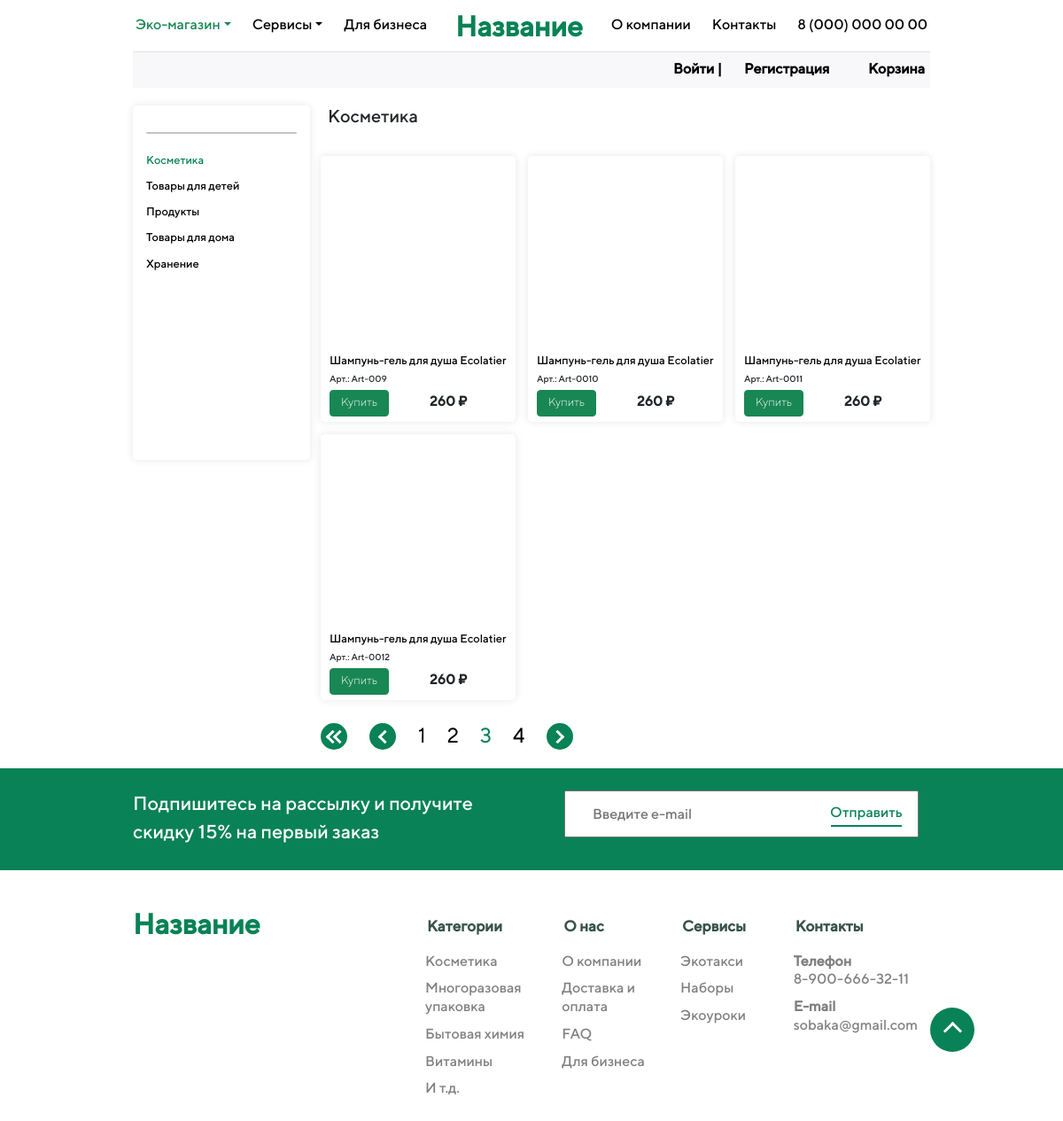
Screenshot of /shop/category/kosmetika/?page=3 with the database file from the repository.
### shop/models.py (models this page shows, shortened)
class Category(models.Model):
    name = models.CharField('Категория', max_length = 100, db_index = True)
    slug = models.SlugField(max_length = 250, unique = True, db_index = True, verbose_name = 'URL')
    def get_absolute_url(self):
        return reverse('category', kwargs = {'cat_slug': self.slug})
    class Meta:
        verbose_name = 'Категория'
        verbose_name_plural = 'Категории'

class ShopProducts(models.Model):
    title = models.CharField('Название', max_length = 50)
    slug = models.SlugField(max_length = 250, unique = True, db_index = True, verbose_name = 'URL')
    photo = models.ImageField(upload_to = "photo/", verbose_name = "Фото")
    description_small = models.CharField('Краткое описание', max_length = 250)
    description_big = models.TextField('Подробное описание')
    date = models.DateTimeField('Дата публикации')
    code = models.CharField('Артикул', max_length = 20)
    price = models.CharField('Цена', max_length = 20)
    manufacturer = models.CharField('Производитель', max_length = 200)
    material = models.CharField('Материал', max_length = 200)
    size = models.CharField('Размер', max_length = 200)
    color = models.CharField('Цвет', max_length = 200)
    time_create = models.DateTimeField(auto_now_add = True, verbose_name = 'Время создания')
    time_update = models.DateTimeField(auto_now = True, verbose_name = 'Время изменения')
    cat = models.ForeignKey('Category', on_delete = models.PROTECT, verbose_name = 'Категория')
    def get_absolute_url(self):
        return reverse('category', kwargs = {'cat_slug': self.slug})
    class Meta:
        verbose_name = 'Товар'
        verbose_name_plural = 'Товары'
        ordering = ['id', 'title', 'code', 'color']

### shop/views.py (the view)
# urls.py: path('category/<slug:cat_slug>/', show_category, name = 'category'),
def show_category(request, cat_slug):
    cats = Category.objects.all()
    subcats = Subcategory.objects.all()
    catss = Category.objects.get(slug = cat_slug)
    products = ShopProducts.objects.filter(cat_id = catss.pk)
    items_on_page = 4
    paginator = Paginator(products, items_on_page)
    page_number = request.GET.get('page')
    page_obj = paginator.get_page(page_number)
    num_pages = paginator.num_pages
    first_five_pages = list()
    if paginator.num_pages >= 5:
        for x in range(1, 6):
            first_five_pages.append(x)
    else:
        for x in range(1, paginator.num_pages + 1):
            first_five_pages.append(x)
    last_five_pages = list()
    for x in range(paginator.num_pages - 4, paginator.num_pages + 1):
        last_five_pages.append(x)
    if paginator.num_pages == 4:
        last_five_pages.pop(0)
    last_page_2 = paginator.num_pages - 2
    last_page = last_page_2 + 2
    context = {
        'products': products,
        'cats': cats,
        'subcats': subcats,
        'cat_slug': cat_slug,
        'page_obj': page_obj,
        'first_five_pages': first_five_pages,
        'last_five_pages': last_five_pages,
        'last_page_2': last_page_2,
        'last_page': last_page,
        'num_pages': num_pages,
    }
    return render(request, 'shop/category.html', context = context)

### shop/templates/shop/category.html (shortened to what this page needs)
{% extends 'main/layout.html' %}
{% block content %}
<div class="shop_body">
    <div class="shop_category">
        <div class="sep_layout_3"></div>
        <ul>
        {% for c in cats %}
            {% if c.slug == cat_slug %}
                <li class="selected">{{c.name}}</li>
            {% else %}
                <li class="not_selected"><a href="{{ c.get_absolute_url }}">{{c.name}}</a></li>
            {% endif %}
        {% endfor %}
        </ul>
    </div>
    <div class="products">
        {% for c in cats %}
            {% if c.slug == cat_slug %}
                <div class="name_category"><h5>{{c.name}}</h5></div>
            {% endif %}
        {% endfor %}
        <ul>
        {% for c in page_obj %}
            <li>
            <br><br><br><br><br><br><br><br><br><br><br>
            <a href="{{ c.get_absolute_url }}">{{c.title}}</a><br>
            <s style="font-size: 80%;">Арт.: {{c.code}}</s><br>
            <button type="button" class="py-0 pb-1 mt-1 btn btn-success"><s style="font-family: 'TT Norms Light';
            font-size: 80%;">Купить</s></button> &nbsp&nbsp&nbsp&nbsp&nbsp&nbsp&nbsp&nbsp&nbsp&nbsp&nbsp&nbsp
                &nbsp&nbsp&nbsp&nbsp<b class="price" style="font-size: 120%;">{{c.price}}</b>
            </li>
        {% endfor %}
        </ul>
    </div>
</div>
{% if page_obj.has_other_pages %}
    <div class="paginator_buttons">
        <ul>
            {% if page_obj.number > 2 %}
                <li class="arrow_paginator1_left"><a title="к первой странице" href="?page=1">
                    <s><i class="arrow_paginator_first_left left"></i><i class="arrow_paginator_first_right left"></i></s></a></li>
            {% endif %}
            {% if page_obj.has_previous %}
                <li class="arrow_paginator1_left"><a title="к предыдущей странице" href="?page={{ page_obj.previous_page_number }}">
                    <s><i class="arrow_paginator2 left"></i></s></a></li>
            {% endif %}
            {% if page_obj.number < 4 %}
                {% for p in first_five_pages %}
                    {% if page_obj.number == p %}
                        <li class="selected"><a>{{ p }}</a></li>
                    {% else %}
                        <li class="not_selected"><a href="?page={{ p }}">{{ p }}</a></li>
                    {% endif %}
                {% endfor %}
            {% endif %}
            {% if page_obj.has_next %}
                <li class="arrow_paginator1_right"><a title="к следующей странице" href="?page={{ page_obj.next_page_number }}">
                    <s><i class="arrow_paginator2 right"></i></s></a></li>
            {% endif %}
        </ul>
    </div>
{% endif %}
{% endblock %}

### main/static/main/css/main.css (style rules this page uses)
* { text-decoration: none; margin: 0; padding: 0; }
body { font-family: "TT Norms"; margin: 0; padding: 0; }
a, .btn-link { text-decoration: none; color: black; font-weight: Medium; }
ul, li { list-style: none; }
.shop_body { display: flex; width: 900px; margin: 20px auto auto; }
.shop_category { margin: 0; width: 250px; height: 400px; border-radius: 5px; box-shadow: 0 0 10px rgba(0,0,0,0.1); }
.shop_category ul { padding-left: 15px; }
.shop_category li { margin-bottom: 10px; font-size: 80%; }
.selected { color: #088256; }
.sep_layout_3 { display: block; width: 170px; height: 1.4px; background-color: #c4c4c4; margin: 30px 15px 20px; border-radius: 5px; }
.products { width: 800px; }
.products ul { display: flex; flex-wrap: wrap; padding-left: 5px; width: 800px; }
.products li { margin: 7px; padding: 10px; width: 220px; height: 300px; border-radius: 5px; box-shadow: 0 0 10px rgba(0,0,0,0.1); font-size: 80%; }
.price { vertical-align: middle; }
.name_category { width: 600px; height: 50px; margin-left: 20px; }
.paginator_buttons { width: 900px; display: flex; margin-left: auto; margin-right: auto; }
.paginator_buttons ul { display: flex; margin: auto auto 20px 180px; font-size: 140%; font-family: TT Norms Light; font-weight: bold; }
.paginator_buttons li { margin-right: 25px; }
.arrow_paginator1_left { background: #088256; text-align: center; border-radius: 50%; width: 30px; height: 30px; line-height: 25px; margin-top: 2.5px; }
.arrow_paginator1_left s { display: block; width: 10px; height: 10px; margin-left: 12px; }
.arrow_paginator1_left a { display: block; width: 30px; height: 30px; }
.arrow_paginator2 { border: solid black; border-width: 0 3px 3px 0; display: inline-block; padding: 4px; border-color: white; }
.arrow_paginator_first_left { border: solid black; border-width: 0 3px 3px 0; display: inline-block; position: relative; left: -4px; padding: 4px; border-color: white; }
.arrow_paginator_first_right { border: solid black; border-width: 0 3px 3px 0; display: inline-block; position: relative; top: -24.7px; left: 4px; padding: 4px; border-color: white; }
.left { transform: rotate(135deg); -webkit-transform: rotate(135deg); }
.arrow_paginator1_right { background: #088256; text-align: center; border-radius: 50%; width: 30px; height: 30px; line-height: 25px; margin-top: 2.5px; }
.arrow_paginator1_right s { display: block; width: 10px; height: 10px; margin-left: 7px; }
.arrow_paginator1_right a { display: block; width: 30px; height: 30px; }
.right { transform: rotate(-45deg); -webkit-transform: rotate(-45deg); }

### rows the page displays
Category: name "Косметика"
Category: name "Товары для детей"
Category: name "Продукты"
Category: name "Товары для дома"
Category: name "Хранение"
ShopProducts: title "Шампунь-гель для душа Ecolatier", code "Art-009", price "260 ₽"
ShopProducts: title "Шампунь-гель для душа Ecolatier", code "Art-0010", price "260 ₽"
ShopProducts: title "Шампунь-гель для душа Ecolatier", code "Art-0011", price "260 ₽"
ShopProducts: title "Шампунь-гель для душа Ecolatier", code "Art-0012", price "260 ₽"

### other values shown
{{ p }} "1" "2" "4"
{{ p }} "3"
